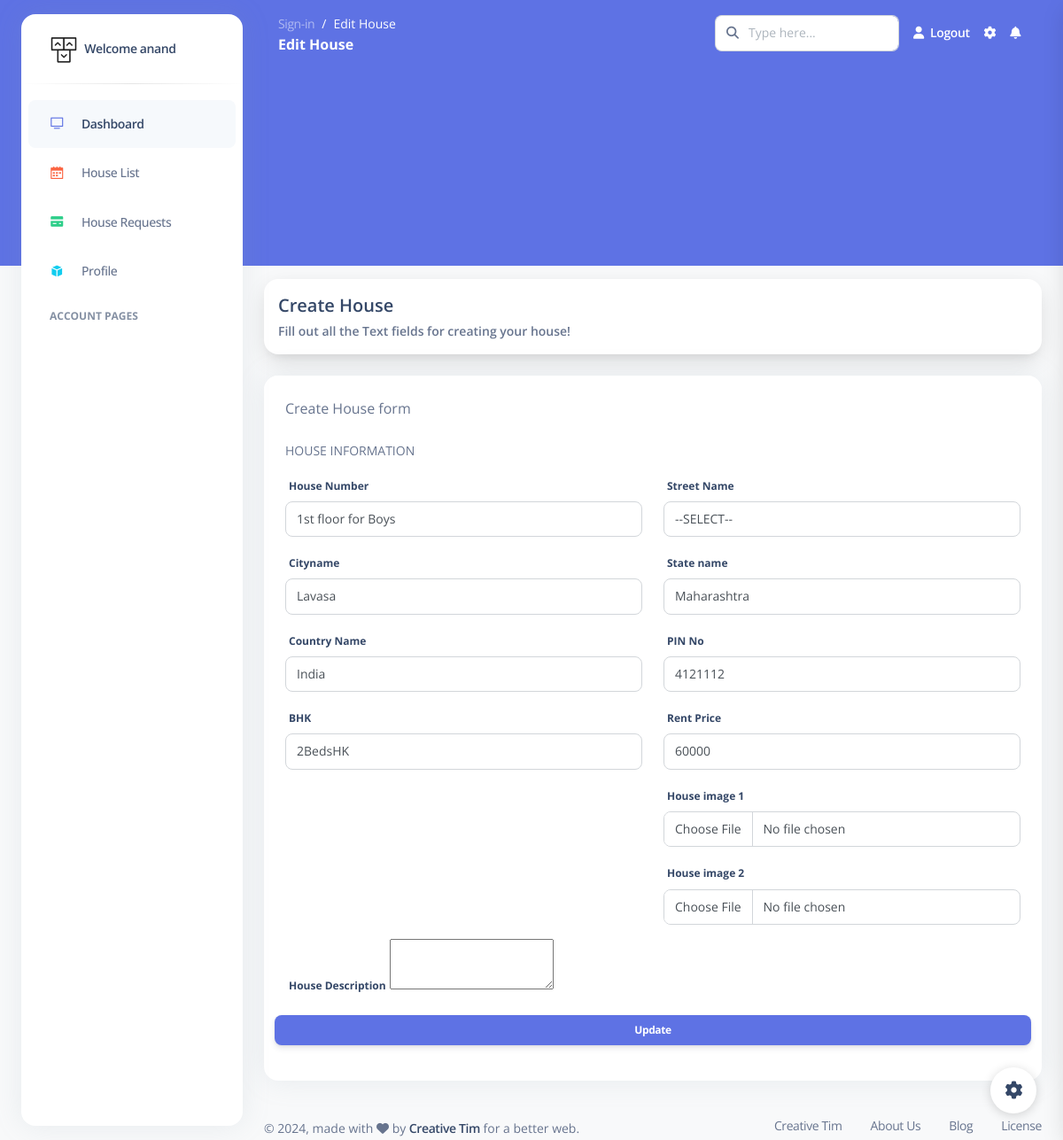
The page /cadmin/edit_hw/2 (signed in) on the database its author committed.
### cadmin/models.py (models this page shows)
class House(models.Model):
    hs_owner = models.ForeignKey(User, on_delete=models.CASCADE, default=1)
    street = models.ForeignKey(Streets, on_delete=models.CASCADE)
    current_user = models.ForeignKey(User, on_delete=models.CASCADE, null=True, blank=True, related_name="current_user")
    hs_number = models.CharField(max_length=50, default="Not specified")
    hs_city = models.CharField(max_length=50, default="Lavasa")
    hs_state = models.CharField(max_length=50, default="Maharastra")
    hs_country = models.CharField(max_length=50, default="India")
    hs_pin = models.BigIntegerField(default="412112")
    hs_bhk = models.CharField(max_length=6, default="Not specified")
    hs_rent = models.BigIntegerField(default="0")
    hs_desc = models.TextField(default="Not specified")
    hs_image_1 = models.ImageField(upload_to="House_Images", null=True, blank=True)
    hs_image_2 = models.ImageField(upload_to="House_Images", null=True, blank=True)
    hs_status = models.BooleanField(default=True)

### cadmin/views.py (the view, shortened to what this page needs)
# urls.py: path('edit_hw/<int:h_id>' , views.edit_hw , name="edit_hw"),
@login_required(login_url='admin_login')
def edit_hw(request, h_id):
    hw = House.objects.get(id=h_id)
    street = Streets.objects.all()
    page = "Edit House"
    return render(request, 'HouseOwner/House/edit_house.html', {'page': page, 'hw': hw, 'street': street})

### templates/HouseOwner/House/edit_house.html (shortened to what this page needs)
{% extends 'bases/housebase.html' %}
{% load static %}
{% block content %}
<div class="card shadow-lg mx-4 card-profile-bottom">
    <div class="card-body p-3">
        <div class="row gx-4">
            {% if msg %}
            <div class="col-auto my-auto">
                <div class="h-100">
                    <h5 class="mb-1">
                        {{msg}}
                    </h5>
                </div>
            </div>
            {% else %}
            <div class="col-auto my-auto">
                <div class="h-100">
                    <h5 class="mb-1">
                        Create House
                    </h5>
                    <p class="mb-0 font-weight-bold text-sm">
                        Fill out all the Text fields for creating your house!
                    </p>
                </div>
            </div>
            {% endif %}
        </div>
    </div>
</div>
<div class="container-fluid py-4">
    <div class="row">
        <div class="col-md-12">
            <div class="card">
                <div class="card-header pb-0">
                    <div class="d-flex align-items-center">
                        <p class="mb-0">Create House form</p>
                    </div>
                </div>
                <form method="POST" enctype="multipart/form-data">
                    <div class="card-body">
                        <p class="text-uppercase text-sm">House Information</p>
                        <div class="row">
                            <div class="col-md-6">
                                <div class="form-group">
                                    <label for="example-text-input" class="form-control-label">House Number</label>
                                    <input class="form-control" name="hs_number" value="{{ hw.hs_number }}" placeholder="eg : Villa no: 70" type="text" >
                                </div>
                            </div>
                            <div class="col-md-6">
                                <div class="form-group">
                                    <label for="example-text-input" class="form-control-label">Street Name</label>
                                    <select id="cars" class="form-control" name="street" required>
                                <option value="" select>--SELECT--</option>
                            </select>
                                </div>
                            </div>
                            <div class="col-md-6">
                                <div class="form-group">
                                    <label for="example-text-input" class="form-control-label">Cityname</label>
                                    <input class="form-control" name="hs_city" value="{{ hw.hs_city }}" placeholder="eg : Lavasa"
                                        type="text">
                                </div>
                            </div>
                            <div class="col-md-6">
                                <div class="form-group">
                                    <label for="example-text-input" class="form-control-label">State name</label>
                                    <input class="form-control" name="hs_state" value="{{ hw.hs_state }}" placeholder="eg : Maharastra"  type="text">
                                </div>
                            </div>
                            <div class="col-md-6">
                                <div class="form-group">
                                    <label for="example-text-input" class="form-control-label">Country Name</label>
                                    <input class="form-control" placeholder="eg : India" value="{{ hw.hs_country }}" name="hs_country" type="text">
                                </div>
                            </div>
                            <div class="col-md-6">
                                <div class="form-group">
                                    <label for="example-text-input" class="form-control-label">PIN No</label>
                                    <input class="form-control" name="hs_pin" value="{{ hw.hs_pin }}" placeholder="eg : 123456" type="number">
                                </div>
                            </div>
                            <div class="col-md-6">
                                <div class="form-group">
                                    <label for="example-text-input" class="form-control-label">BHK</label>
                                    <input class="form-control" name="hs_bhk" value="{{ hw.hs_bhk }}" placeholder="eg : 4BHK" type="text">
                                </div>
                            </div>
                            <div class="col-md-6">
                                <div class="form-group">
                                    <label for="example-text-input" class="form-control-label">Rent Price</label>
                                    <input class="form-control" name="hs_rent" value="{{ hw.hs_rent }}" placeholder="eg : Rs.12000" type="text">
                                </div>
                            </div>
                            <div class="col-md-6">
                            </div>
                            <div class="col-md-6">
                                <div class="form-group">
                                    <label for="example-text-input" class="form-control-label">House image 1</label>
                                    <input class="form-control" name="hs_image_1_new"  type="file">
                                </div>
                            </div>
                            <div class="col-md-6">
                            </div>
                            <div class="col-md-6">
                                <div class="form-group">
                                    <label for="example-text-input" class="form-control-label">House image 2</label>
                                    <input class="form-control" name="hs_image_2_new"  type="file">
                                </div>
                            </div>
                            <div class="col-md-12">
                                <div class="form-group">
                                    <label for="example-text-input" class="form-control-label">House Description</label>
                                    <textarea id="basic-example" name="hs_desc">
                                        {{ hw.hs_desc }}
                                    </textarea>
                                </div>
                            </div>
                            <button type="submit" class="btn btn-primary btn-sm ms-auto">Update</button>
                        </form>
                        </div>
                    </div>
            </div>
        </div>
{% endblock content %}

### templates/bases/housebase.html (shortened to what this page needs)
{% load static %}
<!DOCTYPE html>
<html lang="en">
<head>
  <link href="{% static 'admin/css/nucleo-icons.css' %}" rel="stylesheet" />
  <link href="{% static 'admin/css/nucleo-svg.css' %}" rel="stylesheet" />
  <link href="{% static 'admin/css/nucleo-svg.css' %}" rel="stylesheet" />
  <link id="pagestyle" href="{% static 'admin/css/argon-dashboard.css' %}" rel="stylesheet" />
</head>
<body class="g-sidenav-show   bg-gray-100">
  <div class="min-height-300 bg-primary position-absolute w-100"></div>
  <aside class="sidenav bg-white navbar navbar-vertical navbar-expand-xs border-0 border-radius-xl my-3 fixed-start ms-4 " id="sidenav-main">
    <div class="sidenav-header">
      <a class="navbar-brand m-0" href=" https://demos.creative-tim.com/argon-dashboard/pages/dashboard.html " target="_blank">
        <img src="{% static 'admin/img/logo-ct-dark.png' %}" class="navbar-brand-img h-100" alt="main_logo">
        <span class="ms-1 font-weight-bold">Welcome {{ request.user.username }}</span>
      </a>
    </div>
    <hr class="horizontal dark mt-0">
    <div class="collapse navbar-collapse  w-auto " id="sidenav-collapse-main">
      <ul class="navbar-nav">
        <li class="nav-item">
          <a class="nav-link active" href="/">
            <div class="icon icon-shape icon-sm border-radius-md text-center me-2 d-flex align-items-center justify-content-center">
              <i class="ni ni-tv-2 text-primary text-sm opacity-10"></i>
            </div>
            <span class="nav-link-text ms-1">Dashboard</span>
          </a>
        </li>
        <li class="nav-item">
          <a class="nav-link " href="{% url 'house_list' user_id=user.id %}">
            <div class="icon icon-shape icon-sm border-radius-md text-center me-2 d-flex align-items-center justify-content-center">
              <i class="ni ni-calendar-grid-58 text-warning text-sm opacity-10"></i>
            </div>
            <span class="nav-link-text ms-1">House List</span>
          </a>
        </li>
        <li class="nav-item">
          <a class="nav-link " href="{% url 'hw_house_request' %}">
            <div class="icon icon-shape icon-sm border-radius-md text-center me-2 d-flex align-items-center justify-content-center">
              <i class="ni ni-credit-card text-success text-sm opacity-10"></i>
            </div>
            <span class="nav-link-text ms-1">House Requests</span>
          </a>
        </li>
        <li class="nav-item">
          <a class="nav-link " href="{% url 'profile' staff_id=request.user.id  %}">
            <div class="icon icon-shape icon-sm border-radius-md text-center me-2 d-flex align-items-center justify-content-center">
              <i class="ni ni-app text-info text-sm opacity-10"></i>
            </div>
            <span class="nav-link-text ms-1">Profile</span>
          </a>
        </li>
        <li class="nav-item mt-3">
          <h6 class="ps-4 ms-2 text-uppercase text-xs font-weight-bolder opacity-6">Account pages</h6>
        </li>
      </ul>
    </div>
  </aside>
  <main class="main-content position-relative border-radius-lg ">
    <nav class="navbar navbar-main navbar-expand-lg px-0 mx-4 shadow-none border-radius-xl " id="navbarBlur" data-scroll="false">
      <div class="container-fluid py-1 px-3">
        <nav aria-label="breadcrumb">
          <ol class="breadcrumb bg-transparent mb-0 pb-0 pt-1 px-0 me-sm-6 me-5">
            <li class="breadcrumb-item text-sm"><a class="opacity-5 text-white" href="{% url 'admin_login' %}">Sign-in</a></li>
            <li class="breadcrumb-item text-sm text-white active" aria-current="page">{{page}}</li>
          </ol>
          <h6 class="font-weight-bolder text-white mb-0">{{page}}</h6>
        </nav>
        <div class="collapse navbar-collapse mt-sm-0 mt-2 me-md-0 me-sm-4" id="navbar">
          <div class="ms-md-auto pe-md-3 d-flex align-items-center">
            <div class="input-group">
              <span class="input-group-text text-body"><i class="fas fa-search" aria-hidden="true"></i></span>
              <input type="text" class="form-control" placeholder="Type here...">
            </div>
          </div>
          <ul class="navbar-nav  justify-content-end">
            <li class="nav-item d-flex align-items-center">
              <a href="{% url 'admin_logout' %}" class="nav-link text-white font-weight-bold px-0">
                <i class="fa fa-user me-sm-1"></i>
                <span class="d-sm-inline d-none">Logout</span>
              </a>
            </li>
            <li class="nav-item px-3 d-flex align-items-center">
              <a href="javascript:;" class="nav-link text-white p-0">
                <i class="fa fa-cog fixed-plugin-button-nav cursor-pointer"></i>
              </a>
            </li>
            <li class="nav-item dropdown pe-2 d-flex align-items-center">
              <a href="javascript:;" class="nav-link text-white p-0" id="dropdownMenuButton" data-bs-toggle="dropdown" aria-expanded="false">
                <i class="fa fa-bell cursor-pointer"></i>
              </a>
            </li>
          </ul>
        </div>
      </div>
    </nav>
    {% block content %}
    {% endblock content %}
    <footer class="footer pt-3  ">
        <div class="container-fluid">
          <div class="row align-items-center justify-content-lg-between">
            <div class="col-lg-6 mb-lg-0 mb-4">
              <div class="copyright text-center text-sm text-muted text-lg-start">
                © ,
                made with <i class="fa fa-heart"></i> by
                <a href="https://www.creative-tim.com" class="font-weight-bold" target="_blank">Creative Tim</a>
                for a better web.
              </div>
            </div>
            <div class="col-lg-6">
              <ul class="nav nav-footer justify-content-center justify-content-lg-end">
                <li class="nav-item">
                  <a href="https://www.creative-tim.com" class="nav-link text-muted" target="_blank">Creative Tim</a>
                </li>
                <li class="nav-item">
                  <a href="https://www.creative-tim.com/presentation" class="nav-link text-muted" target="_blank">About Us</a>
                </li>
                <li class="nav-item">
                  <a href="https://www.creative-tim.com/blog" class="nav-link text-muted" target="_blank">Blog</a>
                </li>
                <li class="nav-item">
                  <a href="https://www.creative-tim.com/license" class="nav-link pe-0 text-muted" target="_blank">License</a>
                </li>
              </ul>
            </div>
          </div>
        </div>
      </footer>
  </main>
  <div class="fixed-plugin">
    <a class="fixed-plugin-button text-dark position-fixed px-3 py-2">
      <i class="fa fa-cog py-2"> </i>
    </a>
  </div>
</body>
</html>

### static/css/nucleo-svg.css (style rules this page uses)
.icon { display: inline-block; color: #111111; height: 1em; width: 1em; }
.icon-sm { height: 0.8em; width: 0.8em; }
.icon { fill: currentColor; stroke: none; }

### rows shown on the page
House: hs_number "1st floor for Boys", hs_city "Lavasa", hs_state "Maharashtra", hs_country "India", hs_pin "4121112", hs_bhk "2BedsHK", hs_rent "60000"

### other values the page prints
{{ request.user.username }} "anand"
{{ page }} "Edit House"
